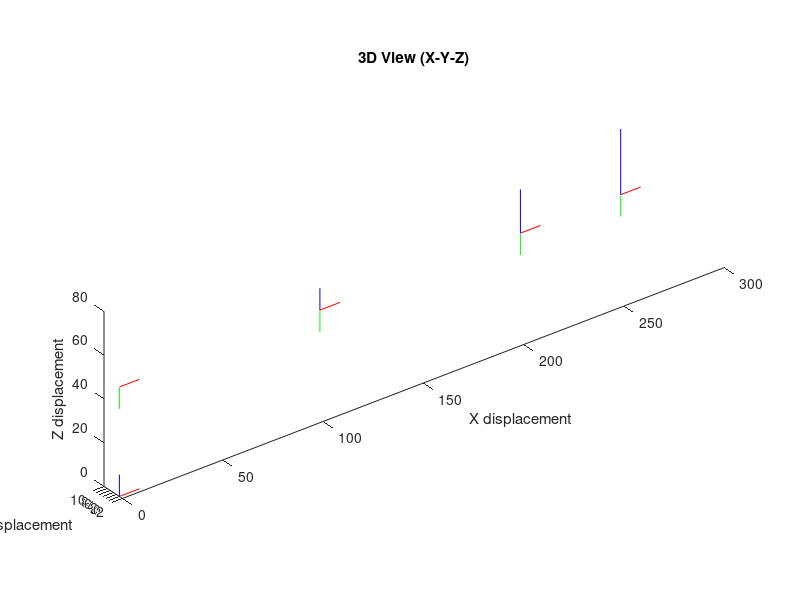

Write MATLAB code to recreate this figure.
function ForwardKinematics()
clf
[x,y,z,~] = forwardkinematics(deg2rad(0),deg2rad(0),deg2rad(0),deg2rad(0));
    
display(x)
display(y)
display(z)

end

%*********DH PARAMETERS*********%
function frame1_T_frame2 = DH_params(theta,d,a,alpha)
% Computes the transformation matrix
% based on DH parameters
% Label coordinate frames as so:
% Z axis is the axis of rotation or prismatics actuation
% X axis is 

% A = Rz(theta)*Tz(d)*Tx(a)*Rx(alpha)

frame1_T_frame2 = [cos(theta) -sin(theta)*cos(alpha)  sin(theta)*cos(alpha) a*cos(theta);
                   sin(theta)  cos(theta)*cos(alpha) -cos(theta)*cos(alpha) a*sin(theta);
                   0           sin(alpha)             cos(alpha)            d;
                   0           0                      0                     1];

end

%*********FORWARD KINEMATICS*******%
function [x,y,z,a] = forwardkinematics(q0,q1,q2,q3)
    
    %The arm lengths
    lo = 50;
    l1 = 100;
    l2 = 100;
    l3 = 50;
    
    %Compute Homogeneous Transformations
    Base_T_j0 = DH_params(q0,lo,0,-pi/2);

    j0_T_j1 = DH_params(q1,0,l1,0);

    j1_T_j2 = DH_params(q2,0,l2,0);
    
    j2_T_end = DH_params(q3,0,l3,0);

    Base_T_end = Base_T_j0 * j0_T_j1 * j1_T_j2 * j2_T_end;

    %Plot
    figure(1)
 
    ax = 10;
    plotcoord3(eye(4),ax,'r','g','b');
    plotcoord3(Base_T_j0,ax,'r','g','b');
        view(3)
    daspect([1 1 1])
    plotcoord3(Base_T_j0*j0_T_j1,ax,'r','g','b');
        view(3)
    daspect([1 1 1])
    plotcoord3(Base_T_j0*j0_T_j1*j1_T_j2,ax,'r','g','b');
        view(3)
    daspect([1 1 1])
    plotcoord3(Base_T_end,ax,'r','g','b');
    
    title('3D View (X-Y-Z)'), xlabel('X displacement')
    ylabel('Y displacement'), zlabel('Z displacement')
    view(3)
    daspect([1 1 1])
    
    %Compute Forward Kinematics:
    x = Base_T_end(1,4);
    y = Base_T_end(2,4);
    z = Base_T_end(3,4);
    a = 1;

end

%3D plot coordinate system function
function plotcoord3(transform,axis_length,X_colour,Y_colour,Z_colour)
    %Axis Lengths of the axes on the robot coordinate frame
    px = [axis_length; 0; 0; 1]; py = [0; axis_length; 0; 1]; pz = [0; 0; axis_length; 1];
    %Homogeneous transform of the axes
    x = transform(1,4); y = transform(2,4); z = transform(3,4);
    %Computed points of axes:
    px_point = transform*px;
    py_point = transform*py;
    pz_point = transform*pz;
    %X axis
    plot3([x; px_point(1)], [y; px_point(2)], [z; px_point(3)], X_colour)
    hold on 
    %Y axis
    plot3([x; py_point(1)], [y; py_point(2)], [z; py_point(3)], Y_colour)
    hold on  
    %Z axis
    plot3([x; pz_point(1)], [y; pz_point(2)], [z; pz_point(3)], Z_colour)
    hold on  
end